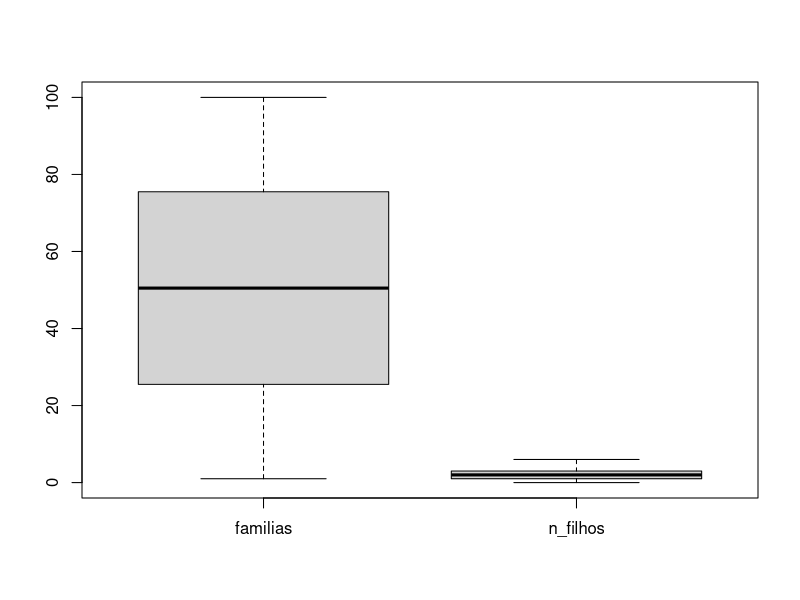
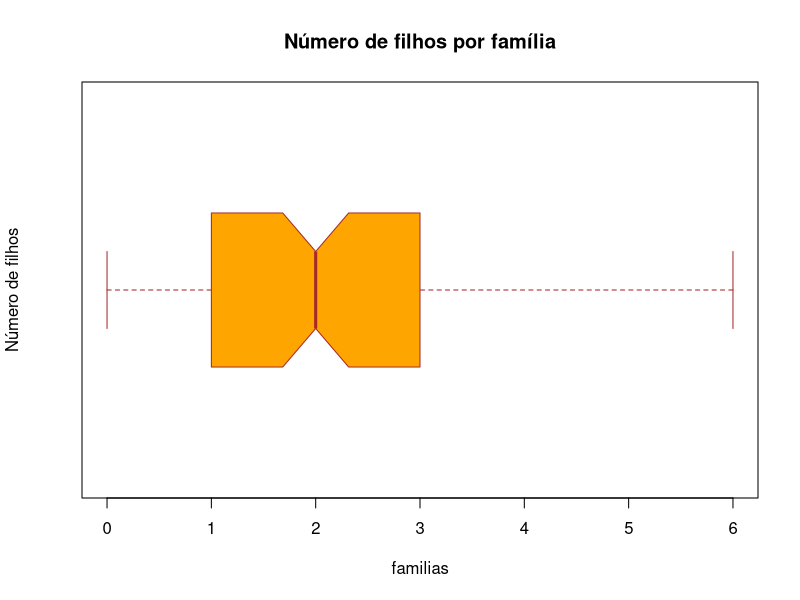
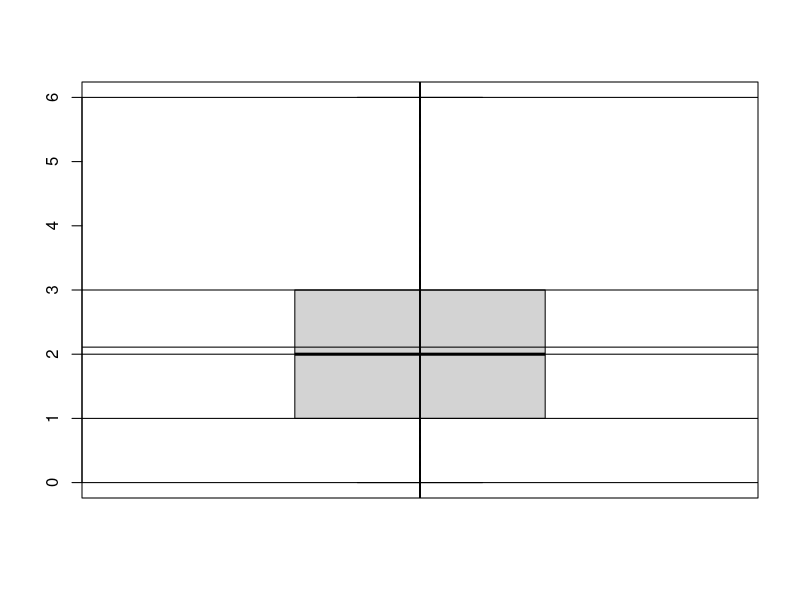
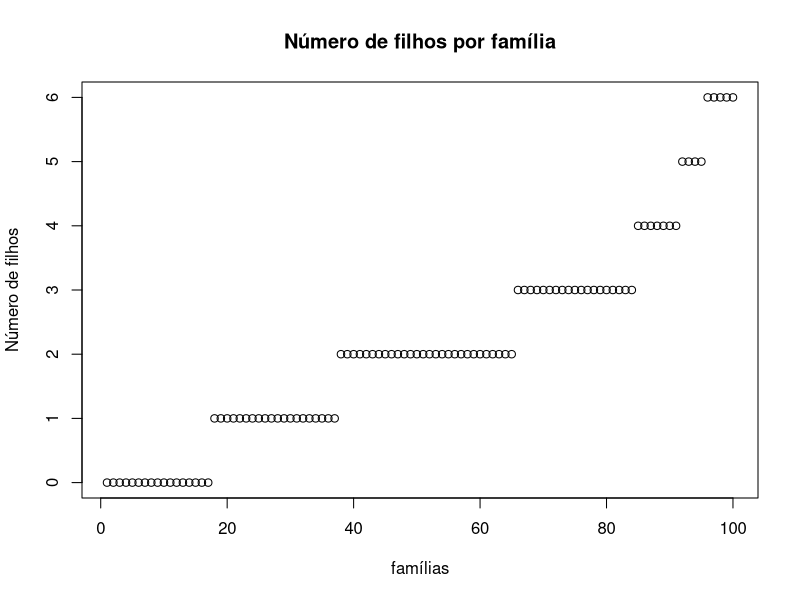
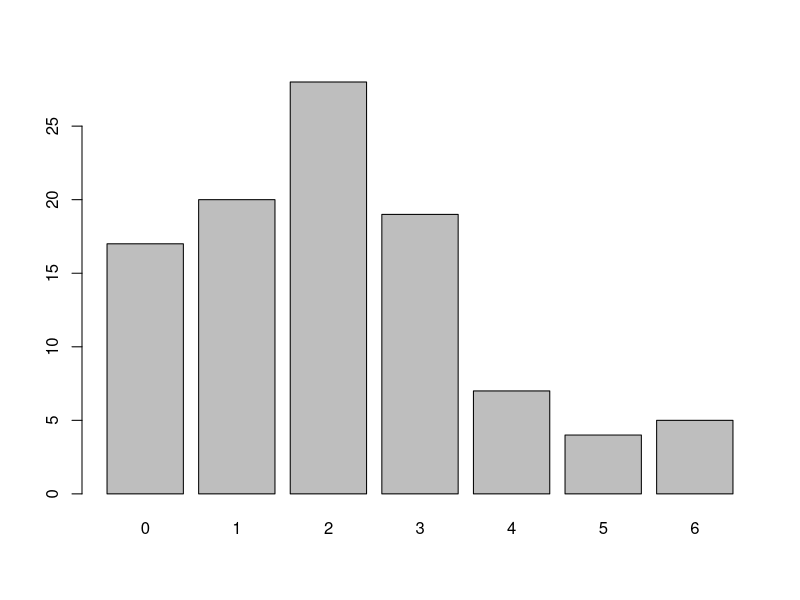
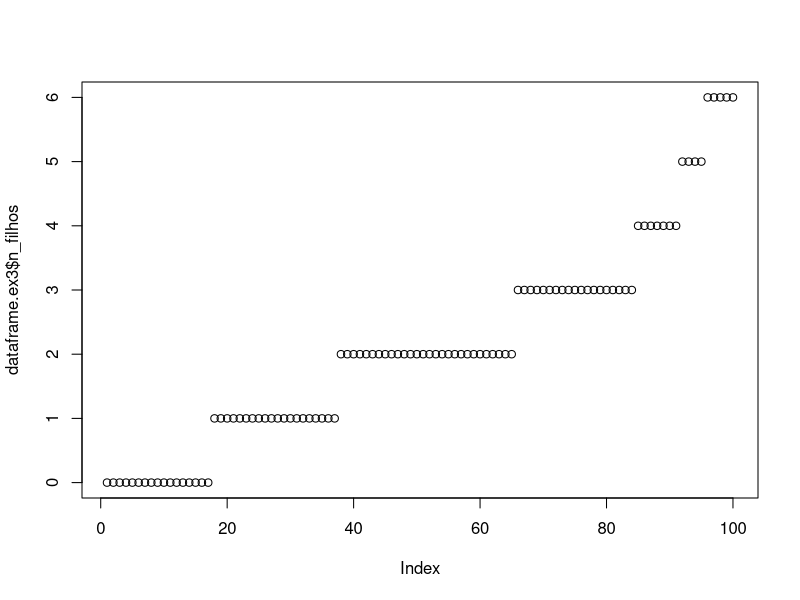
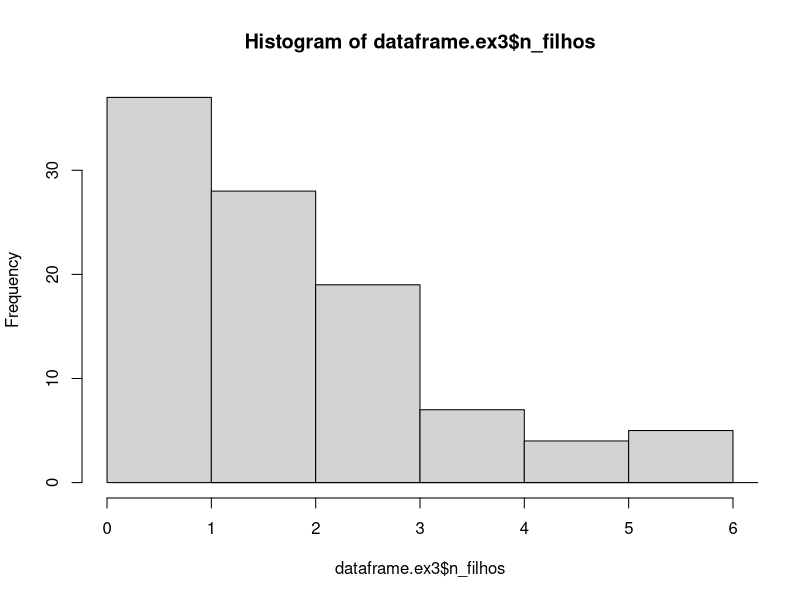
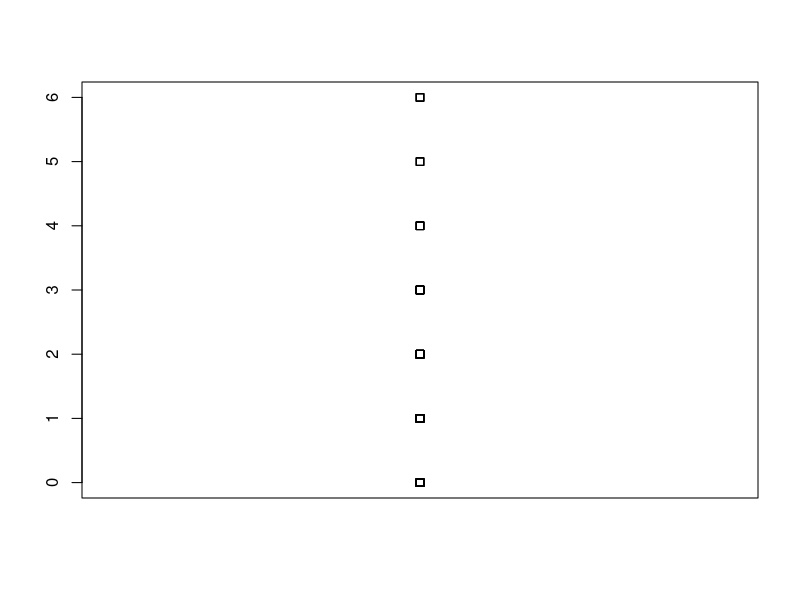

Here is the R script that generated these plots, in order:
# Instalando biblioteca readxl para importar para o R arquivos com extensão .xls ou .xlsx.
if (!("readxl") %in% installed.packages()) install.packages("readxl")

# Carregando a biblioteca
library(readxl)

# Importando os dados do exercício 3

dataframe.ex3 <- read_excel("./dados/exercicio3.xlsx",skip = 1, col_names = c("familias", "n_filhos"), col_types = c("numeric"))

# Transformando o conjunto de dados em vetor
v.ex3 <- c(dataframe.ex3$n_filhos)

# Criando uma fução para a moda. 
getmode <- function(v.ex3) {
  unico.v.ex3 <- unique(v.ex3)
  unico.v.ex3[which.max(tabulate(match(v.ex3, unico.v.ex3)))]
}

# calculando a mediana
ex3.mediana = median(dataframe.ex3$n_filhos)
print(paste("Médiana do número de filhos:", ex3.mediana))

# calculando a moda usando a funcao criada
moda <- getmode(v.ex3)
print(moda)

# Outra forma de obter a moda, criando a tabela com frequencia das variaveis
freq = table(dataframe.ex3$n_filhos);
mode (dataframe.ex3$n_filhos)
actual_mode <- table (dataframe.ex3$n_filhos)
actual_mode
# obtendo o valor mais frequente utilizando max
names(actual_mode) [actual_mode == max(actual_mode)]

# O melhor gráfico para representar os valores é o do "boxplot"!
boxplot(dataframe.ex3)

# Uma versão mais "sofisticada"!
boxplot(dataframe.ex3$n_filhos,
        main = "Número de filhos por família",
        xlab = "familias",
        ylab = "Número de filhos",
        col = "orange",
        border = "brown",
        horizontal = TRUE,
        notch = T
)

# Uma versão dois, com retas indicando os pontos no gráfico
# get quartile in r code (single line)
media = round(mean(dataframe.ex3$n_filhos),2)
print(media)
mediana = round(median(dataframe.ex3$n_filhos),2)
print(mediana)
menorv = round(min(dataframe.ex3$n_filhos),2)
print(menorv)
maiorv = round(max(dataframe.ex3$n_filhos),2)
print(maiorv)

quartiz = round(quantile(dataframe.ex3$n_filhos, prob=c(.25,.5,.75)),2)
quartiz
# 25%  50%  75% 
#2.59 2.61 2.63 

round(summary(dataframe.ex3$n_filhos),2)
#Min. 1st Qu.  Median    Mean 3rd Qu.    Max. 
#2.50    2.59    2.61    2.60    2.63    2.64 

boxplot(dataframe.ex3$n_filhos)

abline(a = media, b = 0L, h = NULL, v = T)
abline(a = mediana, b = 0L, h = NULL, v = T)
abline(a = menorv, b = 0L, h = NULL, v = T)
abline(a = maiorv, b = 0L, h = NULL, v = T)
abline(a = quartiz[1], b = 0L, h = NULL, v = T)
abline(a = quartiz[3], b = 0L, h = NULL, v = T)


# Experiências ....

#Outro gráfico
plot(dataframe.ex3$n_filhos, main = "Número de filhos por família",
     xlab = "famílias",
     ylab = "Número de filhos")
barplot(table(dataframe.ex3$n_filhos))

plot(dataframe.ex3$n_filhos)
hist(dataframe.ex3$n_filhos)
lines(dataframe.ex3$n_filhos)
stripchart(dataframe.ex3$n_filhos, vertical = T)




